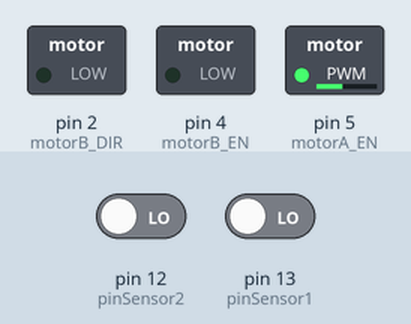
A sketch run on a simulated Arduino Uno, built with avr-gcc and run on an emulated ATmega328P. Parts: switched loads named in the sketch (green lamp = pin HIGH). Inputs (shaded band) come from the test bench; at power-on: pin 13 (pinSensor1) LOW, pin 12 (pinSensor2) LOW.

Above: at 1.2 s.
1.3 s: pin 13 (pinSensor1) driven HIGH
At 1.7 s:
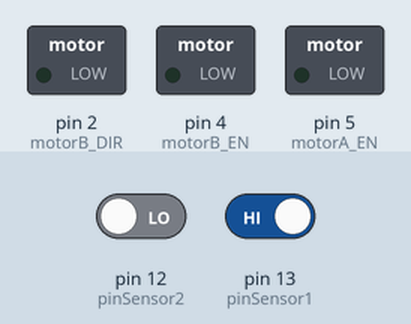
2.8 s: pin 13 (pinSensor1) driven LOW
At 4.2 s:
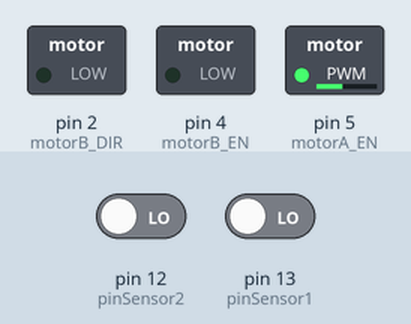
Timing chart, 0 to 5.8 s (numbered marks = the images above; inputs shaded):
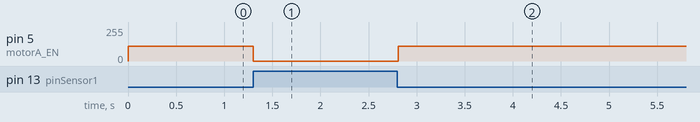

The sketch:

Sensor_teste.ino
```cpp
// Define os pinos dos sensores de linha
int pinSensor1 = 13;
int pinSensor2 = 12;

// Define os pinos dos motores
int motorA_EN = 5;
int motorA_DIR = 0;
int motorB_EN = 4;
int motorB_DIR = 2;

void setup() {
  Serial.begin(9600);

  // Configura os pinos dos sensores como entrada
  pinMode(pinSensor1, INPUT);
  pinMode(pinSensor2, INPUT);

  // Configura os pinos dos motores como saída
  pinMode(motorA_EN, OUTPUT);
  pinMode(motorA_DIR, OUTPUT);
  pinMode(motorB_EN, OUTPUT);
  pinMode(motorB_DIR, OUTPUT);
}

void loop() {
  // Desligar os dois motores no início do loop
  digitalWrite(motorA_EN, 0);
  digitalWrite(motorB_EN, 0);

  // Lê o estado dos sensores de linha
  bool estadoSensor1 = digitalRead(pinSensor1);
  bool estadoSensor2 = digitalRead(pinSensor2);

  int potencia = 110;

  // Configura a direção dos motores (LOW para frente, HIGH para trás)
  digitalWrite(motorA_DIR, LOW);
  digitalWrite(motorB_DIR, LOW);

  // Verifica as condições e controla os motores
  if (estadoSensor1 == HIGH && estadoSensor2 == HIGH) {
    // Ambos os sensores detectam preto, pare o carrinho
    analogWrite(motorA_EN, 0);
    analogWrite(motorB_EN, 0);
  } else if (estadoSensor1 == HIGH && estadoSensor2 == LOW) {
    // Somente motor esquerdo funcionar para frente
    analogWrite(motorA_EN, 0);
    analogWrite(motorB_EN, potencia);
  }

   else if (estadoSensor1 == LOW && estadoSensor2 == HIGH) {
    // Somente motor  direito funcionar para frente

    analogWrite(motorA_EN, potencia);
    analogWrite(motorB_EN, 0);
  } else {
    // Ambos os motores funcionam para frente
    analogWrite(motorA_EN, potencia);
    analogWrite(motorB_EN, potencia);
  }

  delay(20);
}
```

Measured:
- after the input at 1.3 s, pin 5 (motorA_EN): 110/255 → 0/255 at once
- after the input at 2.8 s, pin 5 (motorA_EN): 0/255 → 110/255 at once
